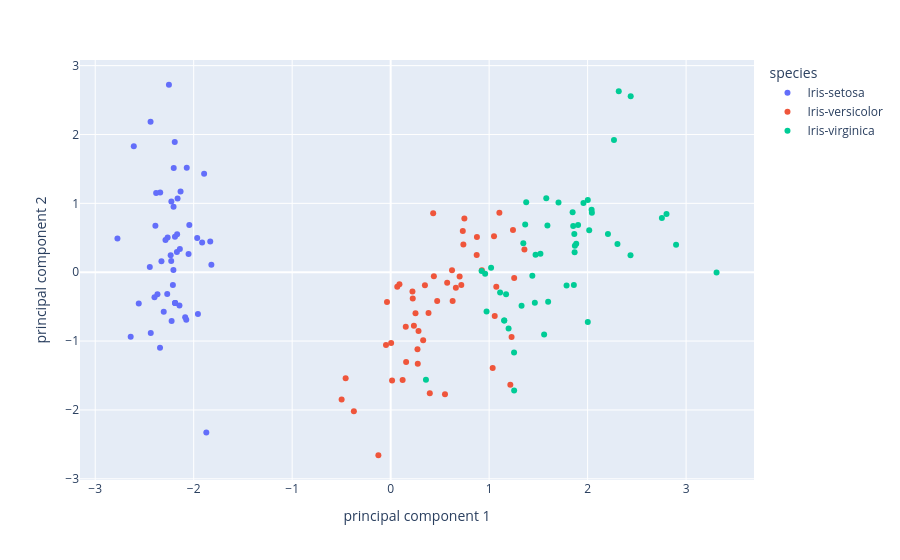

The notebook cell this image was saved under:
### Code cell
# using plotly

px.scatter(data_frame = final_df,
           x = component_to_plot_A,
           y = component_to_plot_B,
           color = species_df_labels)
